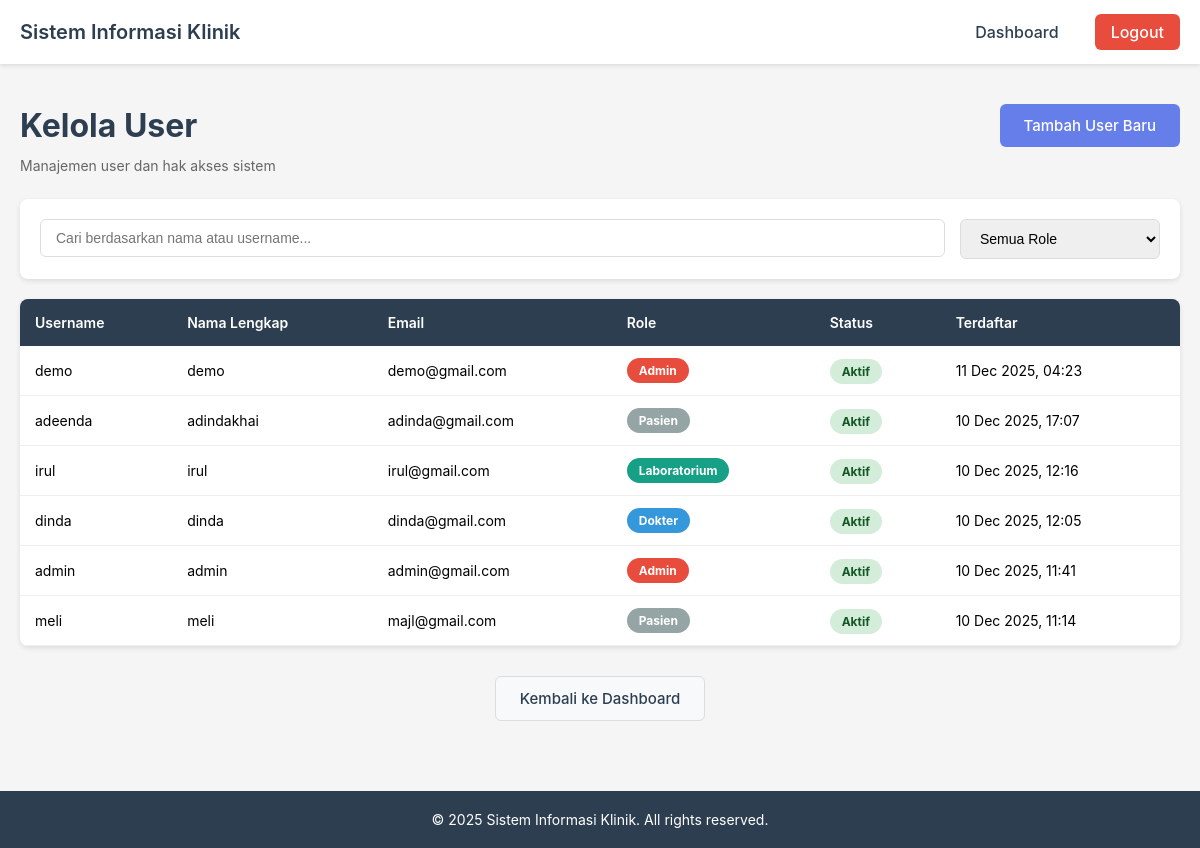
Page /pages/kelola-user.php (signed in) on the earlier database version.
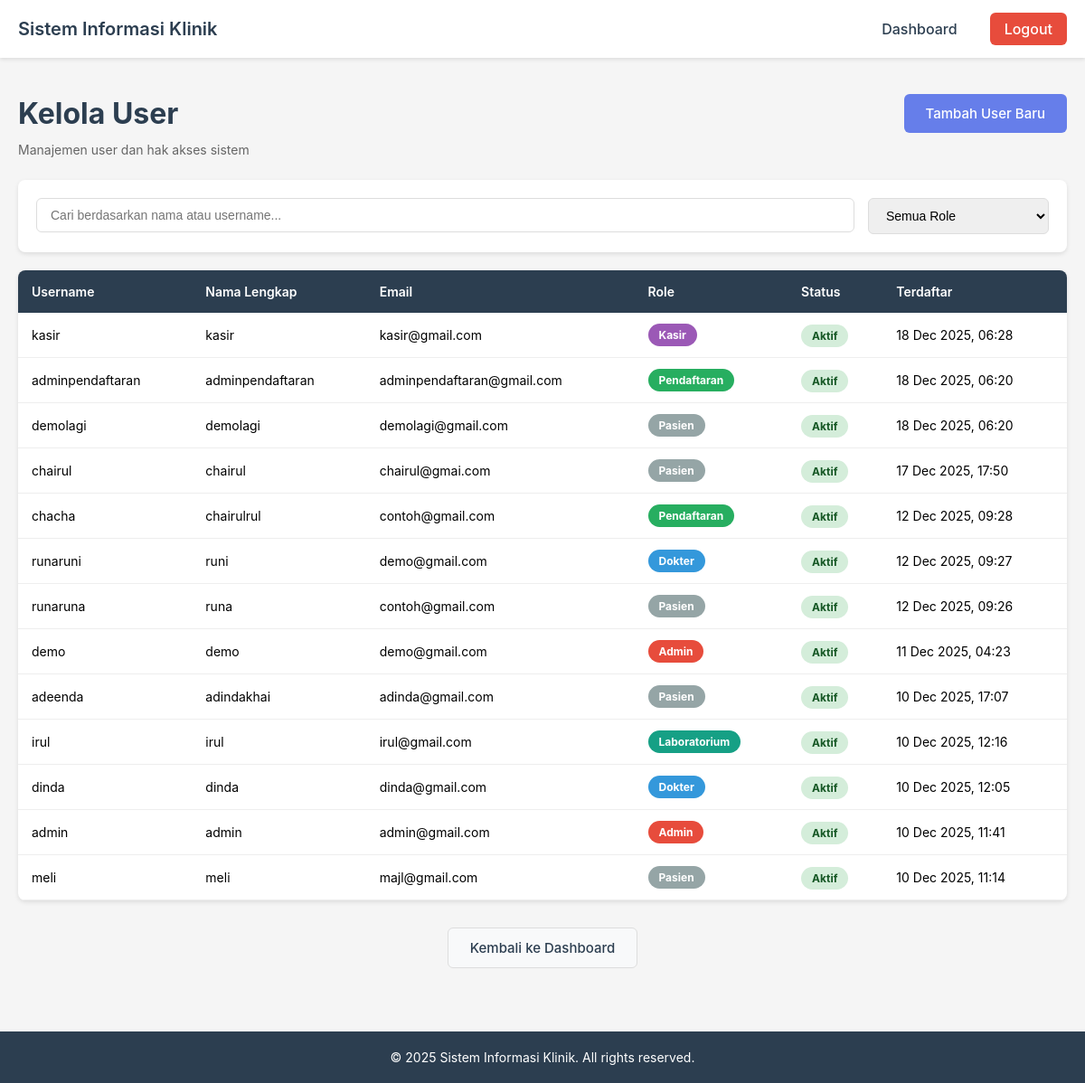
Same page on the later database version.
### tables this page shows
CREATE TABLE `users` (
  `id` int(11) NOT NULL AUTO_INCREMENT,
  `username` varchar(50) NOT NULL,
  `password` varchar(255) NOT NULL,
  `nama_lengkap` varchar(100) NOT NULL,
  `email` varchar(100) DEFAULT NULL,
  `role` enum('admin','dokter','pendaftaran','farmasi','laboratorium','kasir','pasien') NOT NULL,
  `status` enum('aktif','nonaktif') DEFAULT 'aktif',
  `created_at` timestamp NOT NULL DEFAULT current_timestamp(),
  `updated_at` timestamp NOT NULL DEFAULT current_timestamp() ON UPDATE current_timestamp(),
  PRIMARY KEY (`id`),
  UNIQUE KEY `username` (`username`)
);

### pages/kelola-user.php (the view, shortened to what this page needs)
<?php
$conn = getDBConnection();
$users = [];
try {
    $query = "SELECT id, username, nama_lengkap, email, role, status, created_at FROM users ORDER BY created_at DESC";
    $result = $conn->query($query);
    if ($result) {
        while ($row = $result->fetch_assoc()) {
            $users[] = $row;
        }
    }
} catch (Exception $e) {
    $error = "Gagal mengambil data user: " . $e->getMessage();
}
?>
<!DOCTYPE html>
<html lang="id">
<head>
</head>
<body>
    <nav class="main-nav">
        <div class="nav-container">
            <div class="nav-brand">
                <h2>Sistem Informasi Klinik</h2>
            </div>
            <ul class="nav-menu">
                <li><a href="../dashboard.php">Dashboard</a></li>
                <li><a href="../logout.php" class="btn-logout">Logout</a></li>
            </ul>
        </div>
    </nav>
    <div class="container">
        <div class="user-management-container">
            <div class="page-header">
                <h1>Kelola User</h1>
                <a href="../register.php" class="btn btn-primary">Tambah User Baru</a>
            </div>
            <p class="subtitle">Manajemen user dan hak akses sistem</p>
            <div class="filter-section">
                <div class="search-box">
                    <input type="text" placeholder="Cari berdasarkan nama atau username..." id="searchInput">
                </div>
                <div class="filter-role">
                    <select id="filterRole">
                        <option value="">Semua Role</option>
                    </select>
                </div>
            </div>
            <div class="table-container">
                <table class="user-table">
                    <thead>
                        <tr>
                            <th>Username</th>
                            <th>Nama Lengkap</th>
                            <th>Email</th>
                            <th>Role</th>
                            <th>Status</th>
                            <th>Terdaftar</th>
                        </tr>
                    </thead>
                    <tbody id="userTableBody">
                        <?php if (empty($users)): ?>
                            <tr>
                                <td colspan="6" style="text-align: center; padding: 40px;">Tidak ada data user</td>
                            </tr>
                        <?php else: ?>
                            <?php foreach ($users as $user): ?>
                                <tr>
                                    <td><?php echo htmlspecialchars($user['username']); ?></td>
                                    <td><?php echo htmlspecialchars($user['nama_lengkap']); ?></td>
                                    <td><?php echo htmlspecialchars($user['email'] ?? '-'); ?></td>
                                    <td>
                                        <span class="badge badge-<?php echo $user['role']; ?>">
                                            <?php echo ucfirst($user['role']); ?>
                                        </span>
                                    </td>
                                    <td>
                                        <span class="status-badge status-<?php echo $user['status'] === 'aktif' ? 'active' : 'inactive'; ?>">
                                            <?php echo ucfirst($user['status']); ?>
                                        </span>
                                    </td>
                                    <td><?php echo date('d M Y, H:i', strtotime($user['created_at'])); ?></td>
                                </tr>
                            <?php endforeach; ?>
                        <?php endif; ?>
                    </tbody>
                </table>
            </div>
            <div class="action-buttons">
                <a href="../dashboard.php" class="btn btn-light">Kembali ke Dashboard</a>
            </div>
        </div>
    </div>
    <footer class="main-footer">
        <p>&copy; 2025 Sistem Informasi Klinik. All rights reserved.</p>
    </footer>
</body>
</html>

### pages/kelola-user.php (style rules this page uses)
* { margin: 0; padding: 0; box-sizing: border-box; }
body { font-family: -apple-system, BlinkMacSystemFont, "Segoe UI", Roboto, "Helvetica Neue", Arial, sans-serif; background: #f5f5f5; min-height: 100vh; display: flex; flex-direction: column; }
.main-nav { background: white; box-shadow: 0 2px 4px rgba(0,0,0,0.1); position: sticky; top: 0; z-index: 100; }
.nav-container { max-width: 1400px; margin: 0 auto; padding: 0 20px; display: flex; justify-content: space-between; align-items: center; height: 64px; }
.nav-brand h2 { color: #2c3e50; font-size: 20px; font-weight: 600; }
.nav-menu { list-style: none; display: flex; gap: 20px; align-items: center; }
.nav-menu a { text-decoration: none; color: #2c3e50; font-weight: 500; padding: 8px 16px; border-radius: 6px; transition: all 0.3s; }
.btn-logout { background: #e74c3c !important; color: white !important; }
.container { flex: 1; max-width: 1400px; margin: 0 auto; padding: 40px 20px; width: 100%; }
.user-management-container { max-width: 1200px; margin: 0 auto; }
.page-header { display: flex; justify-content: space-between; align-items: center; margin-bottom: 10px; }
.page-header h1 { color: #2c3e50; margin: 0; font-size: 32px; }
.subtitle { color: #666; margin-bottom: 25px; font-size: 14px; }
.filter-section { background: white; padding: 20px; border-radius: 8px; box-shadow: 0 2px 5px rgba(0,0,0,0.1); margin-bottom: 20px; display: flex; gap: 15px; }
.search-box { flex: 1; }
.search-box input { width: 100%; padding: 10px 15px; border: 1px solid #ddd; border-radius: 6px; font-size: 14px; }
.filter-role select { padding: 10px 15px; border: 1px solid #ddd; border-radius: 6px; font-size: 14px; min-width: 200px; }
.table-container { background: white; border-radius: 8px; box-shadow: 0 2px 5px rgba(0,0,0,0.1); overflow-x: auto; margin-bottom: 20px; }
.user-table { width: 100%; border-collapse: collapse; }
.user-table thead { background: #2c3e50; color: white; }
.user-table th { padding: 15px; text-align: left; font-weight: 600; font-size: 14px; }
.user-table td { padding: 12px 15px; border-bottom: 1px solid #eee; font-size: 14px; }
.badge { padding: 5px 12px; border-radius: 20px; font-size: 12px; font-weight: bold; display: inline-block; }
.badge-admin { background: #e74c3c; color: white; }
.badge-dokter { background: #3498db; color: white; }
.badge-pendaftaran { background: #27ae60; color: white; }
.badge-kasir { background: #9b59b6; color: white; }
.badge-pasien { background: #95a5a6; color: white; }
.badge-laboratorium { background: #16a085; color: white; }
.status-badge { padding: 5px 12px; border-radius: 20px; font-size: 12px; font-weight: bold; }
.status-active { background: #d4edda; color: #155724; }
.action-buttons { text-align: center; margin: 30px 0; }
.btn { padding: 12px 24px; border: none; border-radius: 6px; cursor: pointer; font-size: 15px; font-weight: 500; transition: all 0.3s; text-decoration: none; display: inline-block; }
.btn-primary { background-color: #667eea; color: white; }
.btn-light { background: #f8f9fa; color: #2c3e50; border: 1px solid #ddd; }
.main-footer { background: #2c3e50; color: white; text-align: center; padding: 20px; margin-top: auto; }
.main-footer p { margin: 0; font-size: 14px; }

Differences in the rows shown:
added users: username "kasir", nama_lengkap "kasir", email "kasir@gmail.com", role "Kasir", status "Aktif", created_at "18 Dec 2025, 06:28"
added users: username "adminpendaftaran", nama_lengkap "adminpendaftaran", email "adminpendaftaran@gmail.com", role "Pendaftaran", status "Aktif", created_at "18 Dec 2025, 06:20"
added users: username "demolagi", nama_lengkap "demolagi", email "demolagi@gmail.com", role "Pasien", status "Aktif", created_at "18 Dec 2025, 06:20"
added users: username "chairul", nama_lengkap "chairul", email "chairul@gmai.com", role "Pasien", status "Aktif", created_at "17 Dec 2025, 17:50"
added users: username "chacha", nama_lengkap "chairulrul", email "contoh@gmail.com", role "Pendaftaran", status "Aktif", created_at "12 Dec 2025, 09:28"
added users: username "runaruni", nama_lengkap "runi", email "demo@gmail.com", role "Dokter", status "Aktif", created_at "12 Dec 2025, 09:27"
added users: username "runaruna", nama_lengkap "runa", email "contoh@gmail.com", role "Pasien", status "Aktif", created_at "12 Dec 2025, 09:26"
